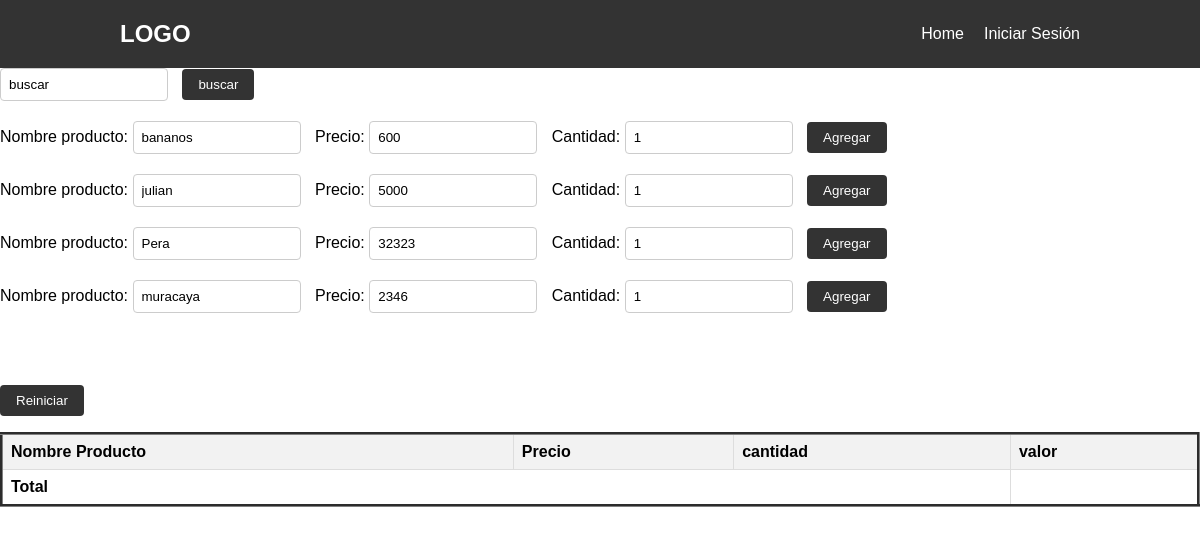
Page /carrito/ on the committed database.
### tasks/models.py (models this page shows, shortened)
class Productos (models.Model):
    codigo_productos = models.CharField(max_length=10, unique=True)
    nombre_productos = models.CharField(max_length=100)
    precio = models.DecimalField(max_digits=10, decimal_places=0)
    fecha_ingreso = models.DateTimeField(default=timezone.now)
    cantidad = models.PositiveIntegerField(null=True)
    descripcion = models.TextField(max_length=50)
    categoria = models.ForeignKey(Categorias,on_delete=models.CASCADE)

### tasks/views.py (the view)
# urls.py: path('carrito/', views.carrito, name='carrito'),
def carrito(request):
    if request.method=='GET':
        productos = Productos.objects.all()
        return render(request,'carrito.html',{'productos':productos})
    else:
        productos = Productos.objects.filter(nombre_productos__icontains=request.POST['nombre'])
        return render(request,'carrito.html',{'productos':productos})

### tasks/templates/carrito.html (shortened to what this page needs)
{% extends 'base.html' %}
{% load static %}
{% block content %}
<link rel="stylesheet" href="{% static 'css/carrito.css' %}">
<form method="post" action="/carrito/">
    <input type="text" name="nombre" value="buscar" placeholder="buscar">
    <button>buscar</button>
</form>
{% for producto in productos %}
    <div>
            <form method="post" id="formulario" action="/agregar_carrito/">
            <label for="nombre">Nombre producto:</label>
            <input type="text" name="nombre" value="{{producto.nombre_productos}}" readonly>
            <label for="precio">Precio:</label>
            <input type="text" name="precio" value="{{ producto.precio }}">
            <label for="id_cantidad">Cantidad:</label>
            <input class="inputText" type="number"  id="id_cantidad" name="cantidad" value="1" min="1">
            <button>Agregar</button>
          </form>
    </div>
{% endfor %}
<br>
<br>
<table id="transactionTable" border="3">
    <thead>
    <tr>
      <th>Nombre Producto</th>
      <th>Precio</th>
      <th>cantidad</th>
      <th>valor</th>
    </tr>
  </thead>
  <tfoot>
    <tr>
      <td colspan="3">Total</td>
      <td></td>
    </tr>
  </tfoot>
    <p><button id="reset">Reiniciar</button></p>
  </table>
{% endblock %}

### tasks/static/css/carrito.css (style rules this page uses)
form, table { margin-bottom: 20px; }
input[type="text"], input[type="number"] { padding: 8px; border-radius: 4px; border: 1px solid #ccc; margin-right: 10px; width: 150px; }
button { padding: 8px 16px; border: none; border-radius: 4px; background-color: #333; color: white; cursor: pointer; }
#transactionTable { border-collapse: collapse; width: 100%; }
#transactionTable th, #transactionTable td { border: 1px solid #ddd; padding: 8px; text-align: left; }
#transactionTable th { background-color: #f2f2f2; }
#transactionTable tfoot td { font-weight: bold; }

### rows in the picture
Productos: nombre "bananos", precio "600"
Productos: nombre "julian", precio "5000"
Productos: nombre "Pera", precio "32323"
Productos: nombre "muracaya", precio "2346"
